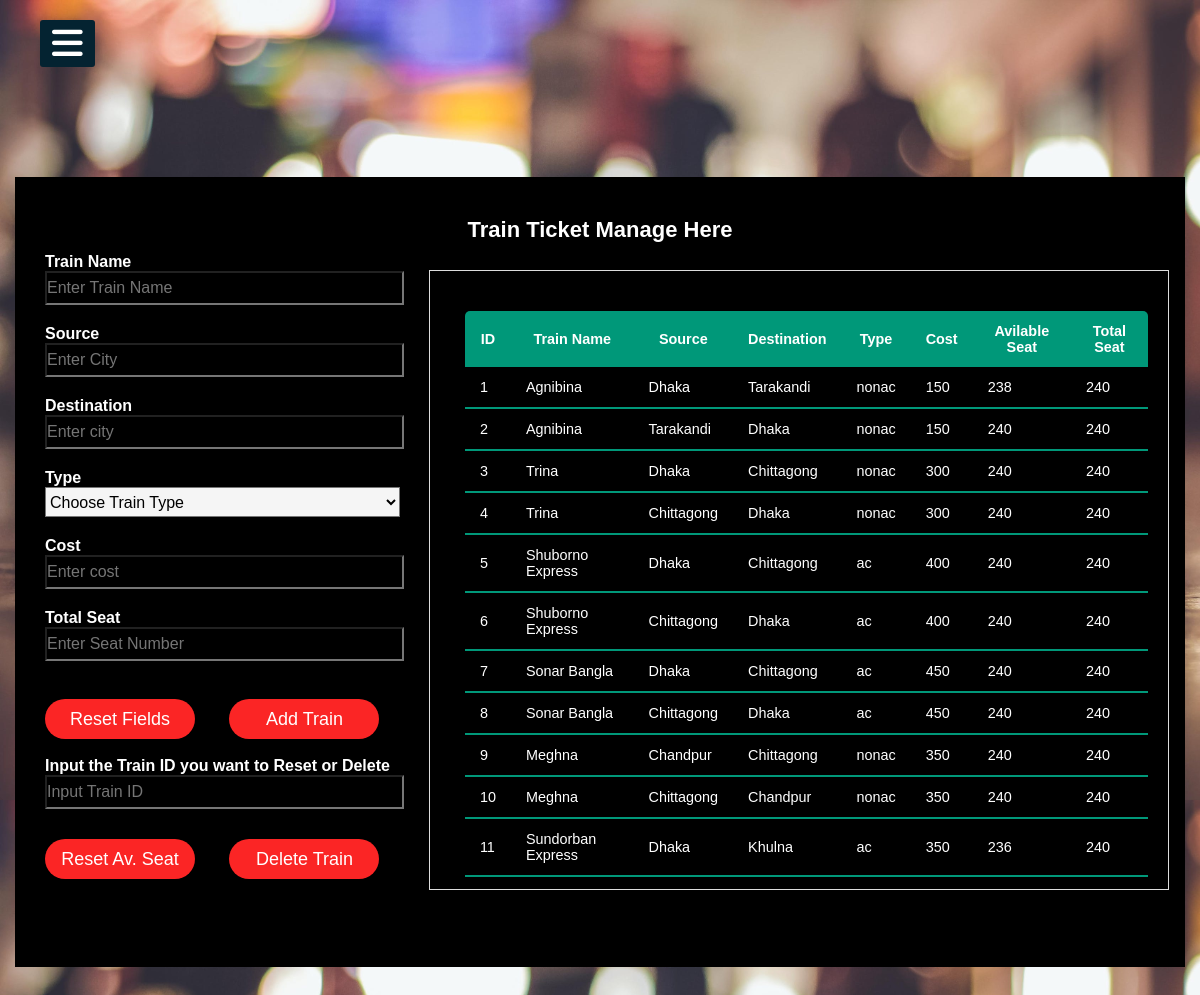
The page /superadminpage/train.php (signed in) on the database its author committed.
### tables this page shows
CREATE TABLE `train_list` (
  `id` int(100) NOT NULL,
  `name` varchar(100) NOT NULL,
  `board` varchar(100) NOT NULL,
  `destination` varchar(100) NOT NULL,
  `type` varchar(10) NOT NULL DEFAULT 'nonac',
  `cost` int(100) NOT NULL,
  `available_seat` int(100) NOT NULL DEFAULT 240,
  `total_seat` int(100) NOT NULL DEFAULT 240
);

### superadminpage/train.php (the view, shortened to what this page needs)
<?php
include "../superadminpage/common.inc.php";
include "../db/db_connect.inc.php";
$trainname = $source = $destination = $type = $cost = $seat = $trainid = "";
$trainnameErr = $sourceErr = $destinationErr = $typeErr = $costErr = $seatErr = $success = $trainidErr = "";
?>
<!DOCTYPE html>
<html>
<head>
    <link rel="stylesheet" href="transport.css">
</head>
<body>
    <div class="box">
        <h1>Train Ticket Manage Here</h1>
        <form action="train.php" method="post">
            <p>Train Name</p>
            <input type="text" name="trainname" placeholder="Enter Train Name" value="<?php echo $trainname; ?>"><br><span style="color:red;"> <?php echo $trainnameErr; ?> </span>
            <p>Source</p>
            <input type="text" name="source" placeholder="Enter City" value="<?php echo $source; ?>"><br><span style="color:red;"> <?php echo $sourceErr; ?> </span>
            <p>Destination</p>
            <input type="text" name="destination" placeholder="Enter city" value="<?php echo $destination; ?>"><br><span style="color:red;"> <?php echo $destinationErr; ?> </span>
            <p>Type</p>
            <select id="type" name="type">
                <option selected="" disabled="">Choose Train Type</option>
            </select><br>
            <p>Cost</p>
            <input type="number" name="cost" placeholder="Enter cost" value="<?php echo $cost; ?>"><br><span style="color:red;"> <?php echo $costErr; ?> </span>
            <p>Total Seat</p>
            <input type="number" name="seat" placeholder="Enter Seat Number" value="<?php echo $seat; ?>"><br><span style="color:red;"> <?php echo $seatErr; ?> </span><br>
            <input type="button" name="Reset" value="Reset Fields">
            <input type="submit" name="Add" value="Add Train" style="margin-left:30px"><br><br>
            <p>Input the Train ID you want to Reset or Delete</p>
            <input type="number" name="trainid" placeholder="Input Train ID">
            <br><input type="submit" name="Update" value="Reset Av. Seat" style="margin-top:10px">
            <input type="submit" name="Delete" value="Delete Train" style="margin-left:30px">
        </form>
        <div align="right" class="table">
            <table class="content-table">
                <thead>
                    <tr>
                        <th>ID</th>
                        <th>Train Name</th>
                        <th>Source</th>
                        <th>Destination</th>
                        <th>Type</th>
                        <th>Cost</th>
                        <th>Avilable Seat</th>
                        <th>Total Seat</th>
                    </tr>
                </thead>
                <?php
                $sql = "SELECT *FROM train_list";
                $result = mysqli_query($conn, $sql);
                $rowCount = mysqli_num_rows($result);
                if ($rowCount > 0) {
                    while ($row = mysqli_fetch_assoc($result)) {
                        echo "<tbody>
                                <tr>
                                <td>" . $row['id'] . "</td>
                                <td>" . $row['name'] . "</td>
                                <td>" . $row['board'] . "</td>
                                <td>" . $row['destination'] . "</td>
                                <td>" . $row['type'] . "</td>
                                <td>" . $row['cost'] . "</td>
                                <td>" . $row['available_seat'] . "</td>
                                <td>" . $row['total_seat'] . "</td>
                                </tr>
                            </tbody>";
                    }
                    echo "</table>";
                }
                ?>
        </div>
    </div>
</body>
</html>

### superadminpage/common.css (style rules this page uses)
body { font-family: 'Roboto' , sans-serif; }
* { margin:0; padding:0; list-style:none; text-decoration:none; overflow: hidden; }

### superadminpage/transport.css (style rules this page uses)
body { margin: 0; padding: 0; background: url(bus.jpeg); background-size: cover; font-family: sans-serif; overflow: hidden; }
.box { width: 1170px; height: 790px; background: #000; color: #fff; top: 50%; left: 50%; position: absolute; transform: translate(-50%, -50%); box-sizing: border-box; padding: 40px 30px; }
h1 { margin: 0; padding: 0 0 10px; text-align: center; font-size: 22px; }
.box p { margin: 0; padding: 0; font-weight: bold; }
.box input[type="text"] { width: 32%; margin-bottom: 20px; }
.box input[type="number"] { width: 32%; margin-bottom: 20px; }
.box input[type="text"] { background: transparent; height: 30px; color: #fff; font-size: 16px; }
.box select { width: 32%; height: 30px; background: whitesmoke; font-size: 16px; margin-bottom: 20px; }
.box input[type="number"] { background: transparent; height: 30px; color: #fff; font-size: 16px; }
.box input[type="submit"] { border: none; outline: none; height: 40px; width: 150px; background: #fb2525; color: #fff; font-size: 18px; border-radius: 20px; }
.box input[type="button"] { border: none; outline: none; height: 40px; width: 150px; background: #fb2525; color: #fff; font-size: 18px; border-radius: 20px; }
.table { width: 740px; height: 620px; top: 51%; left: 67%; position: absolute; transform: translate(-50%, -50%); box-sizing: border-box; padding: 40px 30px; overflow: scroll; }
.table { padding: 20px; border: 1px solid #ddd; background-color: #000; }
.content-table { border-collapse: collapse; margin: 20px 0; margin-left: 15px; font-size: 0.9em; min-width: 400px; border-radius: 5px 5px 0 0; overflow: hidden; box-shadow: 0 0 20px rgba(0, 0, 0, 0.15); }
.content-table thead tr { background-color: #009879; color: #ffffff; text-align: center; font-weight: bold; }
.content-table th, .content-table td { padding: 12px 15px; }
.content-table tbody tr { border-bottom: 1px solid #dddddd; }
.content-table tbody tr:last-of-type { border-bottom: 2px solid #009879; }

### rows shown on the page
train_list: id "1", name "Agnibina", board "Dhaka", destination "Tarakandi", type "nonac", cost "150", available_seat "238", total_seat "240"
train_list: id "2", name "Agnibina", board "Tarakandi", destination "Dhaka", type "nonac", cost "150", available_seat "240", total_seat "240"
train_list: id "3", name "Trina", board "Dhaka", destination "Chittagong", type "nonac", cost "300", available_seat "240", total_seat "240"
train_list: id "4", name "Trina", board "Chittagong", destination "Dhaka", type "nonac", cost "300", available_seat "240", total_seat "240"
train_list: id "5", name "Shuborno Express", board "Dhaka", destination "Chittagong", type "ac", cost "400", available_seat "240", total_seat "240"
train_list: id "6", name "Shuborno Express", board "Chittagong", destination "Dhaka", type "ac", cost "400", available_seat "240", total_seat "240"
train_list: id "7", name "Sonar Bangla", board "Dhaka", destination "Chittagong", type "ac", cost "450", available_seat "240", total_seat "240"
train_list: id "8", name "Sonar Bangla", board "Chittagong", destination "Dhaka", type "ac", cost "450", available_seat "240", total_seat "240"
train_list: id "9", name "Meghna", board "Chandpur", destination "Chittagong", type "nonac", cost "350", available_seat "240", total_seat "240"
train_list: id "10", name "Meghna", board "Chittagong", destination "Chandpur", type "nonac", cost "350", available_seat "240", total_seat "240"
train_list: id "11", name "Sundorban Express", board "Dhaka", destination "Khulna", type "ac", cost "350", available_seat "236", total_seat "240"
